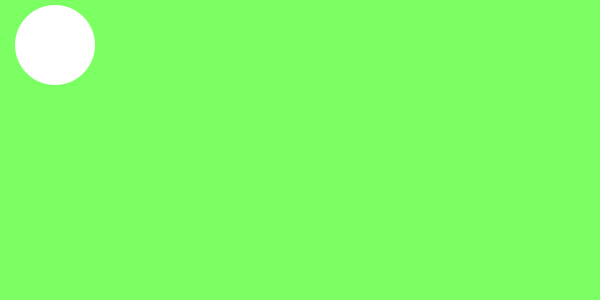
Frame 1 (no input)
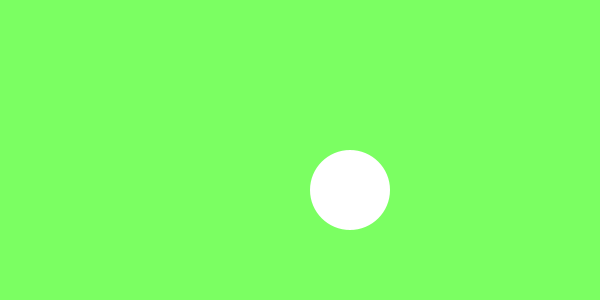
Frame 60 (the mouse pressed at the canvas centre just before this capture)
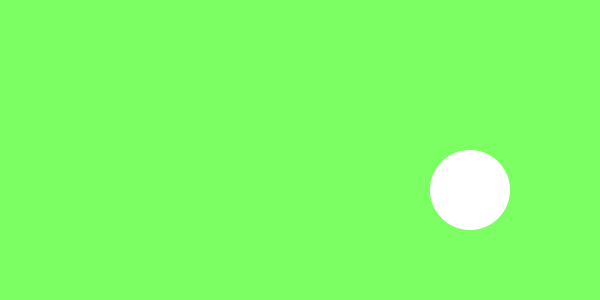
Frame 120 (the mouse held since frame 60 and released just before this capture)

The Processing sketch that drew these frames (run headless with seeded random() and noise(); from frame 60 on, the mouse is pressed at the canvas centre):

// Processing sketch: processing_87123
// ── processing_87123.pde

//Variables
int posX = 50;
int posY = 50;
int dirX = 0;
int dirY = 1;
int RED = 123;
int GREEN = 255;
int BLUE = 98;
int ellipseSize = 80;

void setup() {
size(600, 300);
background(RED, GREEN, BLUE);
}


void draw() {
background(RED, GREEN, BLUE); 
println(mouseX + " " + mouseY); // co-ordinates of mouse is shown below
noStroke();
animator();
ellipse(posX, posY, ellipseSize, ellipseSize);
strokeWeight(10);
}


void animator() {
  
// Position on Y axis
if (posX >= width-ellipseSize/2) {
dirX = 1;
}
if (posX <= ellipseSize/2) {
dirX = 0;
}
if (dirX == 1) {
posX = posX - 5; 
}
else {
posX = posX + 5;
}

// Position on Y axis
if (posY >= height-ellipseSize/2) {
dirY = 1;
}
if (posY <= ellipseSize/2) {
dirY = 0;
}
if (dirY == 1) {
posY = posY - 5; 
}
else {
posY = posY + 5;
}
}
